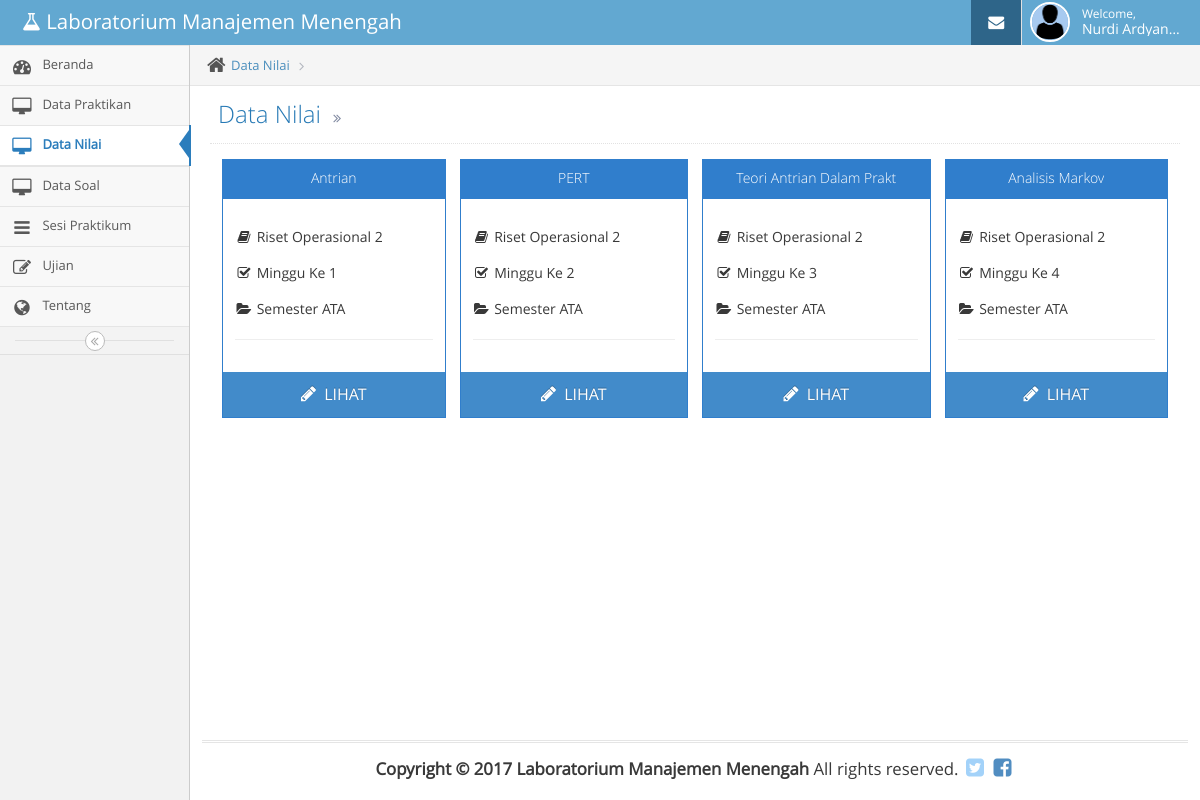
Page /Datanilai/DaftarBab/MM001 (signed in) on the committed database.
### tables this page shows
CREATE TABLE `tbasisten` (
  `id` int NOT NULL,
  `kd_asisten` varchar(10) DEFAULT NULL,
  `npm` varchar(10) DEFAULT NULL,
  `kelas` varchar(5) DEFAULT NULL,
  `username` varchar(30) DEFAULT NULL,
  `password` varchar(30) DEFAULT NULL,
  `nama_lengkap` varchar(40) DEFAULT NULL,
  `status` varchar(15) DEFAULT NULL,
  `tanggal_post` datetime DEFAULT CURRENT_TIMESTAMP,
  `foto` varchar(300) DEFAULT NULL
);

CREATE TABLE `tbbab` (
  `id` int NOT NULL,
  `kd_bab` varchar(5) DEFAULT NULL,
  `kd_matkul` varchar(5) DEFAULT NULL,
  `nama_bab` varchar(100) DEFAULT NULL,
  `matkul` varchar(100) DEFAULT NULL,
  `minggu` int DEFAULT NULL,
  `status` varchar(15) DEFAULT NULL,
  `link_modvid` varchar(1000) DEFAULT NULL
);

CREATE TABLE `tbmatkul` (
  `id` int NOT NULL,
  `kd_matkul` varchar(5) DEFAULT NULL,
  `nama_matkul` varchar(100) DEFAULT NULL,
  `t_ajaran` varchar(10) DEFAULT NULL,
  `jml_bab` int DEFAULT NULL,
  `status` varchar(15) DEFAULT NULL
);

### application/controllers/Datanilai.php (called while the page is built, shortened)
	<?php if ( ! defined('BASEPATH')) exit('No direct script access allowed');
class Datanilai extends CI_Controller {
	public function __construct()
	 {
		 $this->load->model('model_data');
	 }
	function DaftarBab( $var_IdMatkul )
	{
		$var_Query = "
						SELECT
							tbbab.nama_bab
							, tbbab.minggu
							, tbbab.kd_bab
							, tbmatkul.t_ajaran
							, tbmatkul.nama_matkul
							, tbmatkul.kd_matkul
						FROM tbmatkul
							INNER JOIN tbbab
								ON
								tbbab.kd_matkul = tbmatkul.kd_matkul
							WHERE tbmatkul.kd_matkul = '".$var_IdMatkul."'
		";
		$isi['data_nilai']		= $this->db->query($var_Query);
		$isi['content'] 		= 'datanilai/Index';
		$isi['judul']			= 'Data Nilai';
		$isi['subjudul']		= '';
		$isi['dashboard']		= '';
		$isi['matkul']			= '';
		$isi['tentang']			= '';
		$isi['datapraktikan']	= '';
		$isi['soal']			= '';
		$isi['datanilai']		= 'class="active"';
		$isi['ujian']			= '';
		$this->load->view('asisten/header_asisten',$isi);
		$this->load->view('asisten/menu_asisten',$isi);
		$this->load->view('asisten/content_asisten',$isi);
		$this->load->view('asisten/footer_asisten');
	}
}

### index.php (called while the page is built, shortened)
<?php
require_once BASEPATH.'core/CodeIgniter.php';

### application/views/datanilai/Index.php (the view)
<?php
        $Id_Temp = 0;
        foreach ($data_nilai->result() as $Row)
        {
            $Id_Temp++;
            $bab = substr($Row->nama_bab,0,25);
?>
<div class="col-xs-6 col-sm-3 pricing-box">
    <div class="widget-box widget-color-blue">
        <div class="widget-header">
            <h6 class="widget-title bigger lighter"><?php echo $bab;?></h6>
        </div>
        <div class="widget-body">
            <div class="widget-main">
                <ul class="list-unstyled spaced2">
                    <li>
                        <i class="ace-icon fa fa-book "></i>
                        <?php echo $Row->nama_matkul;?>
                    </li>
                    <li>
                        <i class="ace-icon fa  fa-check-square-o "></i>
                        Minggu Ke <?php echo $Row->minggu;?>
                    </li>
                    <li>
                        <i class="ace-icon fa fa-folder-open"></i>
                        Semester <?php echo $Row->t_ajaran;?>
                    </li>
                </ul>
                <hr />
            </div>
            <div>
                <a href="<?php echo base_url();?>datanilai/Praktikum?Kd_Matkul=<?=$Row->kd_matkul;?>&Kd_Bab=<?=$Id_Temp;?>" class="btn btn-block btn-primary">
                    <i class="ace-icon fa fa-pencil bigger-110"></i>
                    <span>LIHAT</span>
                </a>
            </div>
        </div>
    </div>
</div>
<?php }?>

### application/views/asisten/header_asisten.php (shortened to what this page needs)
<!DOCTYPE html>
<html lang="en">
	<head>
		<link rel="stylesheet" href="<?php echo base_url();?>assets/font-awesome/4.2.0/css/font-awesome.min.css" />
		<link rel="stylesheet" href="<?php echo base_url();?>assets/css/bootstrap.min.css" />
		<link href="<?php echo base_url();?>assets/datatables/css/dataTables.bootstrap.css" rel="stylesheet">
		<link rel="stylesheet" href="<?php echo base_url();?>assets/css/jquery-ui.custom.min.css" />
		<link rel="stylesheet" href="<?php echo base_url();?>assets/css/jquery.gritter.min.css" />
		<link rel="stylesheet" href="<?php echo base_url();?>assets/css/select2.min.css" />
		<link rel="stylesheet" href="<?php echo base_url();?>assets/css/bootstrap-editable.min.css" />
		<link rel="stylesheet" href="<?php echo base_url();?>assets/css/datepicker.min.css" />
		<link rel="stylesheet" href="<?php echo base_url();?>assets/css/ace.min.css" class="ace-main-stylesheet" id="main-ace-style" />
		<link rel="stylesheet" href="<?php echo base_url();?>assets/css/colorbox.min.css" />
	</head>
	<body class="no-skin">
		<div id="navbar" class="navbar navbar-default">
			<div class="navbar-container" id="navbar-container">
				<div class="navbar-header pull-left">
					<a href="<?php echo base_url(); ?>home/asisten" class="navbar-brand">
						<small>
							<i class="fa fa-flask"></i>
							Laboratorium Manajemen Menengah
						</small>
					</a>
				</div>
				<div class="navbar-buttons navbar-header pull-right" role="navigation">
					<ul class="nav ace-nav">
						<li class="blue">
							<a href="<?php echo base_url();?>mail">
								<i class="ace-icon fa fa-envelope icon-animated-vertical"></i>
							</a>
						</li>
						<li class="light-blue">
							<a data-toggle="dropdown" href="#" class="dropdown-toggle">
								<?php
									$foto = $this->db->query("SELECT * FROM tbasisten WHERE npm = '".$this->session->userdata("npm")."'");
									foreach ($foto->result() as $key )
									{
										$foto = $key->foto;
										$nama_lengkap = $key->nama_lengkap;
									}
								?>
								<img class="nav-user-photo" src="<?php echo base_url();?>assets/uploads/images/<?php echo $foto;?>" alt="<?php echo ($this->session->userdata('nama_lengkap'));?>" />
								<span class="user-info">
									<small>Welcome,</small>
									<?php echo $nama_lengkap;?>
								</span>
						</li>
					</ul>
				</div>
			</div>
		</div>

### rows in the picture
tbasisten: foto (picture), nama_lengkap "Nurdi Ardyan…"
tbbab: nama_bab "Antrian", tbmatkul.nama_matkul "Riset Operasional 2", minggu "1", tbmatkul.t_ajaran "ATA"
tbbab: nama_bab "PERT", tbmatkul.nama_matkul "Riset Operasional 2", minggu "2", tbmatkul.t_ajaran "ATA"
tbbab: nama_bab "Teori Antrian Dalam Prakt", tbmatkul.nama_matkul "Riset Operasional 2", minggu "3", tbmatkul.t_ajaran "ATA"
tbbab: nama_bab "Analisis Markov", tbmatkul.nama_matkul "Riset Operasional 2", minggu "4", tbmatkul.t_ajaran "ATA"

### other values in the picture
$judul "Data Nilai"
